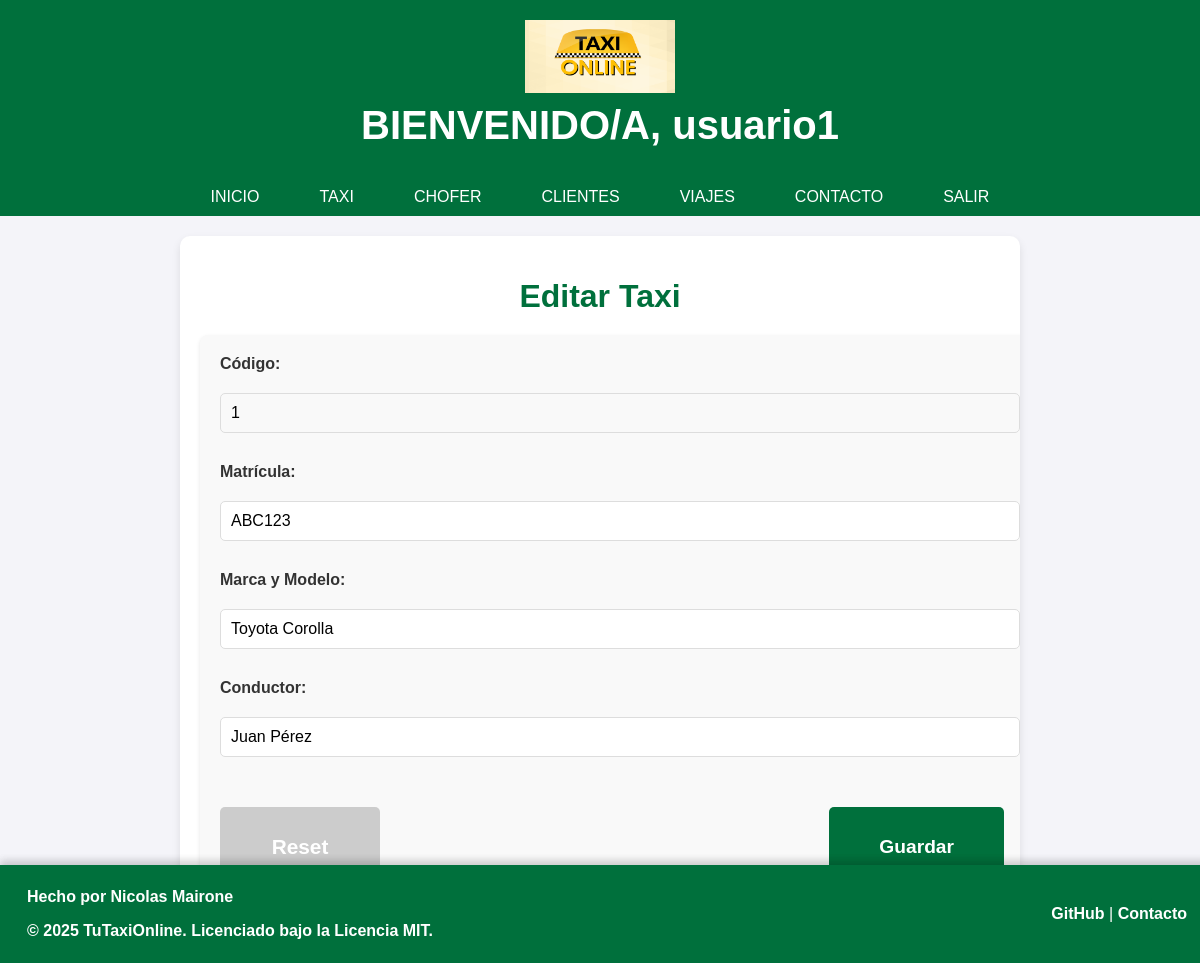
The app's page /editar_taxi.php?id=1 (signed in) with its own data.
### tables this page shows
CREATE TABLE `taxis` (
  `id` int NOT NULL AUTO_INCREMENT,
  `placa` varchar(10) NOT NULL,
  `modelo` varchar(50) NOT NULL,
  `conductor` varchar(255) NOT NULL,
  PRIMARY KEY (`id`),
  UNIQUE KEY `placa` (`placa`)
);

### editar_taxi.php (the view, shortened to what this page needs)
<?php
include 'conexion.php';
include 'encabezado1.php';
if (isset($_POST['id'])) {
    $cod = $_POST['id'];
    $pla = $_POST['placa'];
    $mar = $_POST['modelo'];
    $cond = $_POST['conductor'];
    $query = "UPDATE taxis
              SET placa='$pla', modelo='$mar', conductor='$cond'
              WHERE id='$cod'";
	if (mysqli_query($conexion, $query)) {
		header("Location: mantenimiento_taxi.php");
		exit();
	} else {
		echo '<p>Error al actualizar: ' . mysqli_error($conexion) . '</p>';
	}
    mysqli_close($conexion);
} else {
    $cod = $_GET['id'];
    $query = "SELECT * FROM taxis WHERE id='$cod'";
    $result = mysqli_query($conexion, $query);
    if ($fila = mysqli_fetch_assoc($result)) {
        ?>
        <!DOCTYPE html>
        <html lang="es">
        <head>
            <link rel="stylesheet" href="css/styles.css">
        </head>
        <body>
            <div class="page-container">
                <h1 class="page-title">Editar Taxi</h1>
                <form name="taxi" class="form-container" action="editar_taxi.php" method="post">
                    <label for="id">Código:</label>
                    <input type="text" id="id" name="id" value="<?php echo $fila['id']; ?>" readonly>
                    <label for="placa">Matrícula:</label>
                    <input type="text" id="placa" name="placa" value="<?php echo $fila['placa']; ?>" required>
                    <label for="modelo">Marca y Modelo:</label>
                    <input type="text" id="modelo" name="modelo" value="<?php echo $fila['modelo']; ?>" required>
                    <label for="conductor">Conductor:</label>
                    <input type="text" id="conductor" name="conductor" value="<?php echo $fila['conductor']; ?>" required>
                    <div class="button-group">
                        <button type="button" class="btn-reset" disabled>Reset</button>
                        <button type="submit" class="btn-submit">Guardar</button>
                    </div>
                </form>
            </div>
        </body>
        </html>
        <?php
    } else {
        echo '<p>Error: No se encontró el taxi.</p>';
    }
}
?>

### css/styles.css (style rules this page uses)
body { font-family: "Arial", sans-serif; margin: 0; padding: 0; background-color: #f4f4f9; color: #333; }
.btn-submit { width: 100%; height: 70px; font-size: 1.3rem; font-weight: bold; color: white; background: #00703c; border: none; border-radius: 5px; cursor: pointer; transition: background-color 0.3s ease; margin-top: 20px; }
.page-container { width: 90%; max-width: 800px; margin: 50px auto; padding: 20px; background: white; border-radius: 8px; box-shadow: 0 4px 6px rgba(0, 0, 0, 0.1); }
.page-title { font-size: 2rem; color: #00703c; text-align: center; margin-bottom: 20px; }
.form-container { width: 100%; padding: 20px; background: #f9f9f9; border-radius: 8px; box-shadow: 0 2px 4px rgba(0, 0, 0, 0.1); }
.form-container label { display: block; font-size: 1rem; color: #333; margin-bottom: 5px; font-weight: bold; }
.form-container input { width: 100%; padding: 10px; margin-bottom: 15px; border: 1px solid #ddd; border-radius: 5px; font-size: 1rem; box-sizing: border-box; }
.btn-submit { width: 48%; padding: 10px; font-size: 1.2rem; font-weight: bold; color: white; background: #00703c; border: none; border-radius: 5px; cursor: pointer; transition: background-color 0.3s ease; margin-right: 2%; }
.button-group { display: flex; justify-content: center; gap: 10px; }
.button-group .btn-submit { width: auto; padding: 20px 50px; font-size: 1.2rem; font-weight: bold; color: white; background: #00703c; border: none; border-radius: 5px; cursor: pointer; transition: background-color 0.3s ease; }

### editar_taxi.php (style rules this page uses)
.page-container { width: 90%; max-width: 800px; margin: 20px auto; background-color: #ffffff; padding: 20px; border-radius: 10px; box-shadow: 0 4px 8px rgba(0, 0, 0, 0.1); overflow: hidden; }
.form-container { display: flex; flex-direction: column; gap: 15px; margin-right: 20px; }
.form-container label { font-weight: bold; }
.form-container input { padding: 10px; font-size: 1rem; border: 1px solid #ddd; border-radius: 5px; }
.form-container input[readonly] { background-color: #f9f9f9; cursor: not-allowed; }
.button-group { display: flex; justify-content: space-between; align-items: center; }
.btn-submit { padding: 10px 20px; font-size: 1rem; color: #ffffff; border: none; border-radius: 5px; width: 48%; text-align: center; height: 80px; }
.btn-submit { background-color: #00703c; }
.btn-reset { font-size: 1.3rem; margin-top: 20px; padding: 10px 20px; color: #ffffff; border: none; border-radius: 5px; font-weight: bold; width: 20%; text-align: center; height: 80px; background-color: #cccccc; cursor: not-allowed; }

### records on screen
taxis: id "1", placa "ABC123", modelo "Toyota Corolla", conductor "Juan Pérez"

### other values on screen
$nombre_usuario "usuario1"
